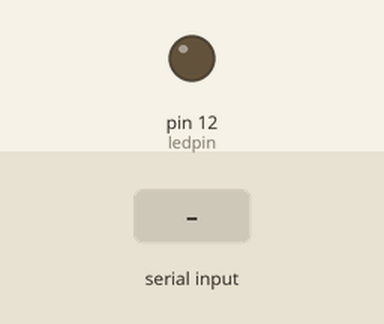
This sketch was run on a simulated Arduino Uno, built with avr-gcc and run on an emulated ATmega328P. On the bench: output pins drawn as LEDs (lit = HIGH). The inputs (shaded band) are chosen by the test bench.

Above: at 1.2 s.
1.3 s: "90 45\n" received over Serial
At 1.7 s:
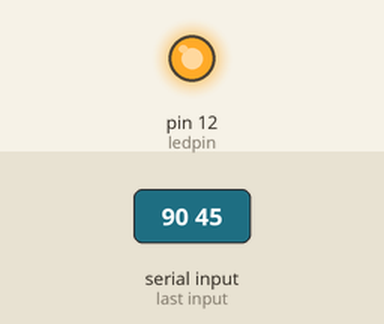
Timing chart, 0 to 10.3 s (numbered marks = the images above; inputs shaded):
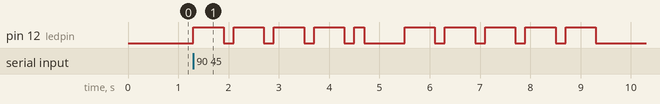

Measured:
- after the input at 1.3 s, pin 12 (ledpin): goes 4 × (HIGH 0.60 s, LOW 0.20 s), HIGH 0.20 s, LOW 0.80 s, 4 × (HIGH 0.60 s, LOW 0.20 s), HIGH 0.60 s, then LOW, starting at once

The sketch:

main.ino
```cpp
int ledpin=12;

char* letters[]={".-","-...","-.-.","-..",".","..-.","--.","....","..",".---","-.-",".-..",
                 "--","-.","---",".--.","--.-",".-.","...","-","..-","...-",".--","-..-",
                 "-.--","--.."};

char* numbers[]={"-----",".----","..---","...--","....-",".....","-....","--...","---..",
                 "----."};

int space=200,dit=200,dah=600;

void setup() {
  pinMode(ledpin,OUTPUT);
  Serial.begin(9600);
}

void flash(char morse){
  digitalWrite(ledpin,HIGH);
  if(morse=='.'){
    delay(dit);
  }
  else{
    delay(dah);
  }
  digitalWrite(ledpin,LOW);
  delay(space);
}

void word(char *sequence){
  int i=0;
  while(sequence[i]!=NULL){
    flash(sequence[i]);
    i++;
  }
  delay(3*space);
}


void loop() {
  char ch;
  if(Serial.available()){
    ch=Serial.read();
    if(ch>='a' && ch<= 'z')
      word(letters[ch-'a']);
    else if(ch>='A' && ch<='Z')
      word(letters[ch-'A']);
    else if(ch>='0'&&ch<='9')
      word(numbers[ch-'0']);
    else if(ch==' ')
      delay(7*space);
  }
}
```
